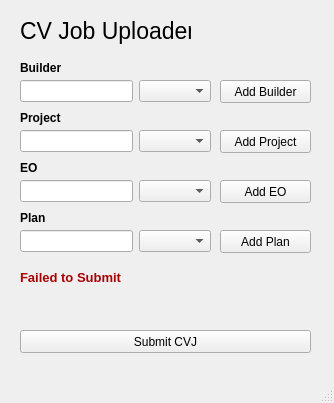
<?xml version="1.0" encoding="UTF-8"?>
<ui version="4.0">
 <class>MainWindow</class>
 <widget class="QMainWindow" name="MainWindow">
  <property name="geometry">
   <rect>
    <x>0</x>
    <y>0</y>
    <width>334</width>
    <height>403</height>
   </rect>
  </property>
  <property name="windowTitle">
   <string>CV Job Upload Tool</string>
  </property>
  <widget class="QWidget" name="centralwidget">
   <widget class="QLabel" name="label">
    <property name="geometry">
     <rect>
      <x>20</x>
      <y>10</y>
      <width>171</width>
      <height>41</height>
     </rect>
    </property>
    <property name="font">
     <font>
      <pointsize>17</pointsize>
     </font>
    </property>
    <property name="text">
     <string>CV Job Uploader</string>
    </property>
   </widget>
   <widget class="QLabel" name="label_5">
    <property name="geometry">
     <rect>
      <x>20</x>
      <y>60</y>
      <width>171</width>
      <height>16</height>
     </rect>
    </property>
    <property name="font">
     <font>
      <pointsize>9</pointsize>
      <weight>75</weight>
      <bold>true</bold>
     </font>
    </property>
    <property name="text">
     <string>Builder</string>
    </property>
   </widget>
   <widget class="QLabel" name="label_6">
    <property name="geometry">
     <rect>
      <x>20</x>
      <y>110</y>
      <width>171</width>
      <height>16</height>
     </rect>
    </property>
    <property name="font">
     <font>
      <pointsize>9</pointsize>
      <weight>75</weight>
      <bold>true</bold>
     </font>
    </property>
    <property name="text">
     <string>Project</string>
    </property>
   </widget>
   <widget class="QPushButton" name="submitCVJ">
    <property name="geometry">
     <rect>
      <x>20</x>
      <y>330</y>
      <width>291</width>
      <height>23</height>
     </rect>
    </property>
    <property name="text">
     <string>Submit CVJ</string>
    </property>
   </widget>
   <widget class="QLabel" name="label_7">
    <property name="geometry">
     <rect>
      <x>20</x>
      <y>210</y>
      <width>171</width>
      <height>16</height>
     </rect>
    </property>
    <property name="font">
     <font>
      <pointsize>9</pointsize>
      <weight>75</weight>
      <bold>true</bold>
     </font>
    </property>
    <property name="text">
     <string>Plan</string>
    </property>
   </widget>
   <widget class="QPushButton" name="addPlan">
    <property name="geometry">
     <rect>
      <x>220</x>
      <y>230</y>
      <width>91</width>
      <height>23</height>
     </rect>
    </property>
    <property name="text">
     <string>Add Plan</string>
    </property>
   </widget>
   <widget class="QPushButton" name="addProject">
    <property name="geometry">
     <rect>
      <x>220</x>
      <y>130</y>
      <width>91</width>
      <height>23</height>
     </rect>
    </property>
    <property name="text">
     <string>Add Project</string>
    </property>
   </widget>
   <widget class="QWidget" name="horizontalLayoutWidget">
    <property name="geometry">
     <rect>
      <x>20</x>
      <y>130</y>
      <width>191</width>
      <height>22</height>
     </rect>
    </property>
    <layout class="QHBoxLayout" name="horizontalLayout">
     <item>
      <widget class="QLineEdit" name="projectInput"/>
     </item>
     <item>
      <widget class="QComboBox" name="projectDropdown"/>
     </item>
    </layout>
   </widget>
   <widget class="QWidget" name="horizontalLayoutWidget_2">
    <property name="geometry">
     <rect>
      <x>20</x>
      <y>230</y>
      <width>191</width>
      <height>22</height>
     </rect>
    </property>
    <layout class="QHBoxLayout" name="horizontalLayout_2">
     <item>
      <widget class="QLineEdit" name="planInput"/>
     </item>
     <item>
      <widget class="QComboBox" name="planDropdown"/>
     </item>
    </layout>
   </widget>
   <widget class="QWidget" name="horizontalLayoutWidget_3">
    <property name="geometry">
     <rect>
      <x>20</x>
      <y>80</y>
      <width>191</width>
      <height>22</height>
     </rect>
    </property>
    <layout class="QHBoxLayout" name="horizontalLayout_3">
     <item>
      <widget class="QLineEdit" name="builderInput"/>
     </item>
     <item>
      <widget class="QComboBox" name="builderDropdown"/>
     </item>
    </layout>
   </widget>
   <widget class="QPushButton" name="addBuilder">
    <property name="geometry">
     <rect>
      <x>220</x>
      <y>80</y>
      <width>91</width>
      <height>23</height>
     </rect>
    </property>
    <property name="text">
     <string>Add Builder</string>
    </property>
   </widget>
   <widget class="QLabel" name="label_8">
    <property name="geometry">
     <rect>
      <x>20</x>
      <y>160</y>
      <width>171</width>
      <height>16</height>
     </rect>
    </property>
    <property name="font">
     <font>
      <pointsize>9</pointsize>
      <weight>75</weight>
      <bold>true</bold>
     </font>
    </property>
    <property name="text">
     <string>EO</string>
    </property>
   </widget>
   <widget class="QWidget" name="horizontalLayoutWidget_4">
    <property name="geometry">
     <rect>
      <x>20</x>
      <y>180</y>
      <width>191</width>
      <height>22</height>
     </rect>
    </property>
    <layout class="QHBoxLayout" name="horizontalLayout_4">
     <item>
      <widget class="QLineEdit" name="eoInput"/>
     </item>
     <item>
      <widget class="QComboBox" name="eoDropdown"/>
     </item>
    </layout>
   </widget>
   <widget class="QPushButton" name="addEO">
    <property name="geometry">
     <rect>
      <x>220</x>
      <y>180</y>
      <width>91</width>
      <height>23</height>
     </rect>
    </property>
    <property name="text">
     <string>Add EO</string>
    </property>
   </widget>
   <widget class="QLabel" name="statusLabel">
    <property name="geometry">
     <rect>
      <x>20</x>
      <y>270</y>
      <width>121</width>
      <height>16</height>
     </rect>
    </property>
    <property name="font">
     <font>
      <pointsize>10</pointsize>
      <weight>75</weight>
      <bold>true</bold>
     </font>
    </property>
    <property name="text">
     <string>&lt;html&gt;&lt;head/&gt;&lt;body&gt;&lt;p&gt;&lt;span style=&quot; color:#aa0000;&quot;&gt;Failed to Submit&lt;/span&gt;&lt;/p&gt;&lt;/body&gt;&lt;/html&gt;</string>
    </property>
   </widget>
  </widget>
  <widget class="QMenuBar" name="menubar">
   <property name="geometry">
    <rect>
     <x>0</x>
     <y>0</y>
     <width>334</width>
     <height>21</height>
    </rect>
   </property>
  </widget>
  <widget class="QStatusBar" name="statusbar"/>
 </widget>
 <resources/>
 <connections/>
</ui>
